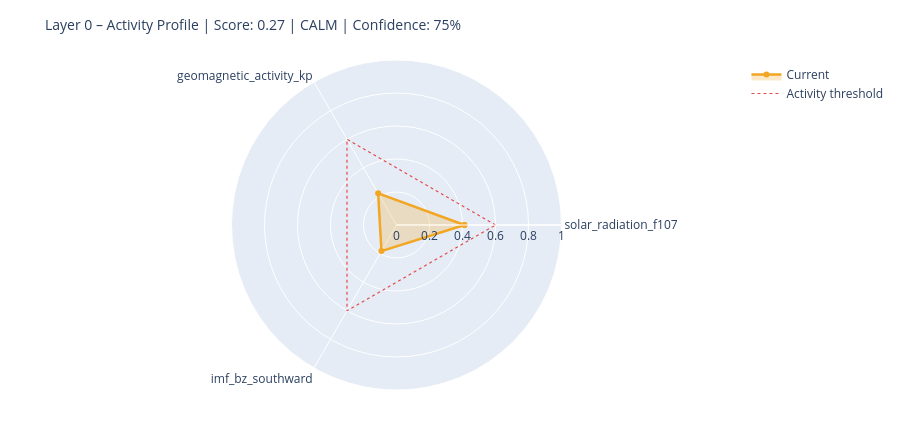

The notebook cell saved with this chart:
### Markdown cell above
---
## 6. State Assessment & Handoff to Layer 1

### Code cell
# ============================================================
# STEP 1 – Collect raw values with source modes
# Mode: 'primary' | 'fallback_3h' | 'last_valid' | 'missing'
# ============================================================

def safe_last(df, col):
    if df is None or col not in df.columns: return None
    s = df[col].dropna()
    return float(s.iloc[-1]) if not s.empty else None

f107_now = safe_last(df_f107, 'f10.7')
bz_now   = safe_last(df_mag,  'bz_gsm')
kp_now   = safe_last(df_kp,   'kp')
sw_now   = safe_last(df_sw,   'speed')

source_modes = {
    'F10.7':    'primary'  if f107_now is not None else 'missing',
    'Kp':       'primary'  if kp_now   is not None else 'missing',
    'IMF_Bz':   'primary'  if bz_now   is not None else 'missing',
    'SW_speed': 'primary'  if sw_now   is not None else 'missing',
}

# Kp Fallback – 3h endpoint
if kp_now is None:
    try:
        r = requests.get(
            'https://services.swpc.noaa.gov/json/noaa-planetary-k-index.json',
            timeout=10)
        r.raise_for_status()
        fb = pd.DataFrame(r.json())
        tc = next((c for c in fb.columns if 'time' in c.lower()), fb.columns[0])
        kc = next((c for c in fb.columns if 'kp' in c.lower() and c != tc), None)
        if kc:
            fb[kc] = fb[kc].astype(str).str.extract(r'([0-9]+(?:\.[0-9]*)?)')[0]
            fb[kc] = pd.to_numeric(fb[kc], errors='coerce')
            fb = fb[fb[kc] >= 0].dropna(subset=[kc])
            if not fb.empty:
                kp_now = float(fb[kc].iloc[-1])
                source_modes['Kp'] = 'fallback_3h'
                print(f'  Kp fallback (3h): {kp_now:.1f}')
    except Exception as e:
        print(f'  Kp fallback failed: {e}')

# Solar Wind Fallback – last valid value
if sw_now is None and df_sw is not None and 'speed' in df_sw.columns:
    s = df_sw['speed'].dropna()
    if not s.empty:
        sw_now = float(s.iloc[-1])
        source_modes['SW_speed'] = 'last_valid'
        print(f'  SW fallback (last_valid): {sw_now:.0f} km/s')

print()
print('Source modes:', source_modes)

# ============================================================
# STEP 2 – Score from available components only
# ============================================================

def norm(v, lo, hi):
    if v is None: return None
    return max(0.0, min(1.0, (v - lo) / (hi - lo)))

COMPONENTS = {
    'solar_radiation_f107':    (f107_now, norm(f107_now, 60, 250)),
    'geomagnetic_activity_kp': (kp_now,   norm(kp_now,   0,   9)),
    'imf_bz_southward':        (bz_now,   norm(-(bz_now or 0) if bz_now else None, -5, 30)
                                           if bz_now is not None else None),
    'solar_wind_speed':        (sw_now,   norm(sw_now, 300, 800)),
}

available   = {k: v[1] for k, v in COMPONENTS.items() if v[1] is not None}
unavailable = [k for k, v in COMPONENTS.items() if v[1] is None]

layer0_score = round(sum(available.values()) / len(available), 4) if available else None
confidence   = round(len(available) / len(COMPONENTS), 2)

level = ('unknown'  if layer0_score is None
         else 'calm'     if layer0_score < 0.3
         else 'moderate' if layer0_score < 0.6
         else 'active')

# ============================================================
# STEP 3 – Dominant Driver
# ============================================================

def dominant_driver(kp, f107, bz, sw):
    candidates = []
    if kp   is not None and kp   >= 4:   candidates.append(('geomagnetic',    kp / 9))
    if sw   is not None and sw   >= 500:  candidates.append(('solar_wind',     sw / 800))
    if bz   is not None and bz   <= -5:   candidates.append(('imf_southward',  abs(bz) / 30))
    if f107 is not None and f107 >= 150:  candidates.append(('solar_radiation',f107 / 250))
    return max(candidates, key=lambda x: x[1])[0] if candidates else 'none'

driver = dominant_driver(kp_now, f107_now, bz_now, sw_now)

# ============================================================
# STEP 4 – Downstream expectations
# ============================================================

def downstream_expectation(driver, score, kp, bz, f107):
    exp = {
        'magnetosphere':        'calm',
        'ionosphere':           'calm',
        'schumann_resonance':   'unchanged',
        'lithosphere_currents': 'low',
    }
    if driver == 'geomagnetic' or (kp and kp >= 5):
        exp['magnetosphere']        = 'compressed / storm'
        exp['ionosphere']           = 'elevated disturbance (TEC variability)'
        exp['schumann_resonance']   = 'elevated amplitude possible'
        exp['lithosphere_currents'] = 'elevated induction currents'
    elif driver == 'imf_southward' or (bz and bz <= -5):
        exp['magnetosphere']        = 'energy coupling active'
        exp['ionosphere']           = 'elevated electron density possible'
        exp['schumann_resonance']   = 'slight modulation possible'
    elif driver == 'solar_radiation' or (f107 and f107 >= 150):
        exp['ionosphere']           = 'elevated ionization (F-layer)'
        exp['schumann_resonance']   = 'slightly elevated background activity'
    return exp

downstream = downstream_expectation(driver, layer0_score, kp_now, bz_now, f107_now)

# ============================================================
# CONSOLE OUTPUT
# ============================================================

W = 58
print('=' * W)
print('LAYER 0 – STATE ASSESSMENT')
print('=' * W)
for name, (raw_v, score_v) in COMPONENTS.items():
    if score_v is not None:
        bar = '█' * int(score_v * 20) + '░' * (20 - int(score_v * 20))
        print(f'  {name:<35}  {bar}  {score_v:.2f}')
    else:
        print(f'  {name:<35}  {"─" * 20}  n/a')
print('-' * W)
print(f'  Score ({len(available)}/{len(COMPONENTS)} components):  {layer0_score:.3f}')
print(f'  Confidence:         {confidence:.0%}')
print(f'  Level:              {level.upper()}')
print(f'  Dominant Driver:    {driver}')

# Radar chart
cats = list(available.keys())
vals = list(available.values())
if len(cats) >= 3:
    fig = go.Figure()
    fig.add_trace(go.Scatterpolar(
        r=vals + [vals[0]], theta=cats + [cats[0]],
        fill='toself', fillcolor='rgba(242,166,35,0.25)',
        line=dict(color='#F2A623', width=2.5), name='Current'
    ))
    fig.add_trace(go.Scatterpolar(
        r=[0.6] * (len(cats) + 1), theta=cats + [cats[0]],
        line=dict(color='#E24B4A', dash='dot', width=1.2),
        mode='lines', name='Activity threshold'
    ))
    fig.update_layout(
        title=dict(text=f'Layer 0 – Activity Profile | Score: {layer0_score:.2f} | {level.upper()} | Confidence: {confidence:.0%}',
                   font=dict(size=14)),
        polar=dict(radialaxis=dict(visible=True, range=[0, 1])),
        height=430, showlegend=True,
        margin=dict(l=60, r=60, t=60, b=40)
    )
    fig.show()

### Figure 1 — Plotly figure (JSON) as saved in the notebook; plotly's stock layout.template omitted (floating-point values rounded to 4 significant figures)
{"data": [{"fill": "toself", "fillcolor": "rgba(242,166,35,0.25)", "line": {"color": "#F2A623", "width": 2.5}, "name": "Current", "r": [0.4116, 0.2222, 0.1826, 0.4116], "theta": ["solar_radiation_f107", "geomagnetic_activity_kp", "imf_bz_southward", "solar_radiation_f107"], "type": "scatterpolar"}, {"line": {"color": "#E24B4A", "dash": "dot", "width": 1.2}, "mode": "lines", "name": "Activity threshold", "r": [0.6, 0.6, 0.6, 0.6], "theta": ["solar_radiation_f107", "geomagnetic_activity_kp", "imf_bz_southward", "solar_radiation_f107"], "type": "scatterpolar"}], "layout": {"height": 430, "margin": {"b": 40, "l": 60, "r": 60, "t": 60}, "polar": {"radialaxis": {"range": [0, 1], "visible": true}}, "showlegend": true, "title": {"font": {"size": 14}, "text": "Layer 0 – Activity Profile | Score: 0.27 | CALM | Confidence: 75%"}}}
